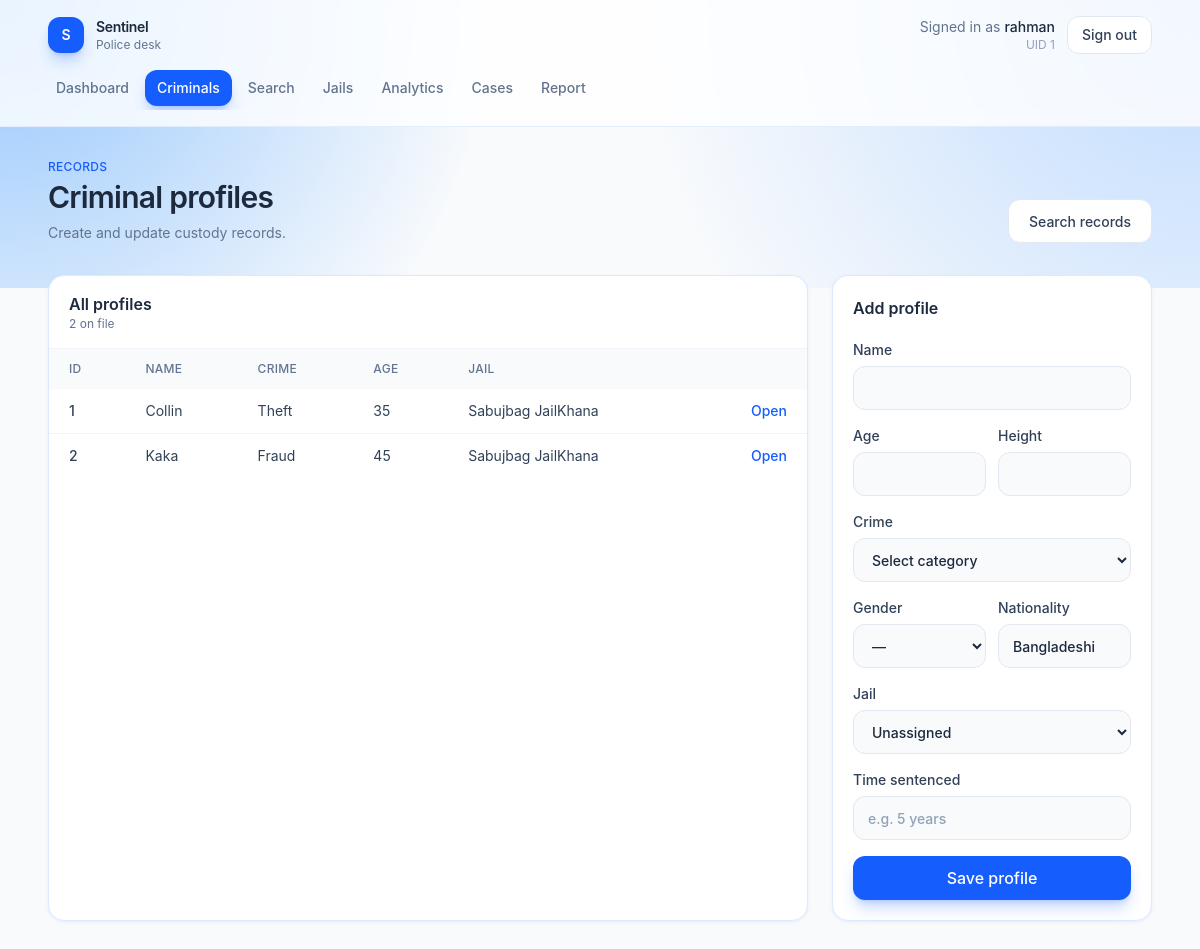
Before: /criminals (signed in) with the older database file.
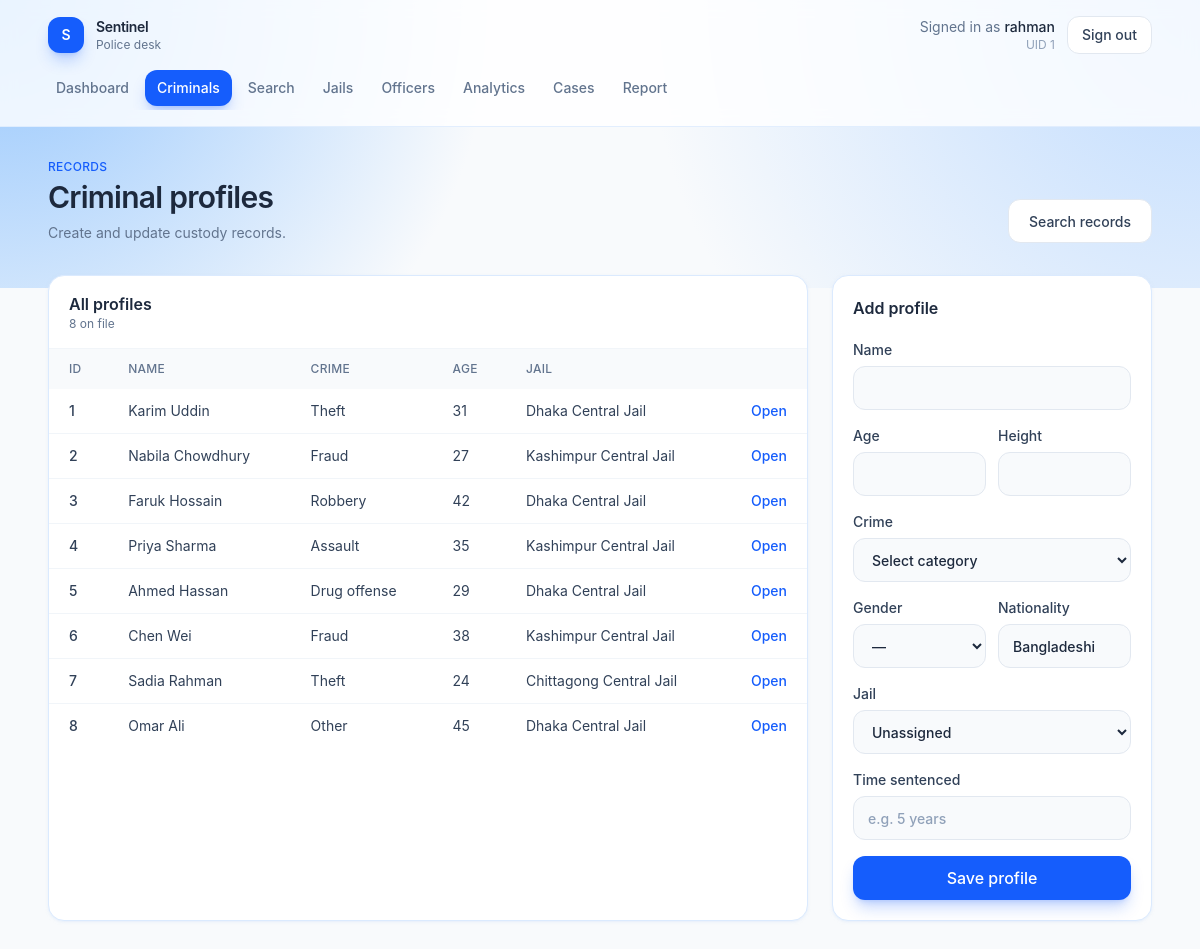
After: the same page with the newer database file.
### tables this page shows
CREATE TABLE Criminal (
    CID INTEGER PRIMARY KEY,
    Name TEXT NOT NULL,
    Age INTEGER,
    Crime TEXT,
    Height REAL,
    Gender TEXT,
    Nationality TEXT,
    JID INTEGER,
    time_sentenced TEXT,
    FOREIGN KEY (JID) REFERENCES Jail(JID)
);

CREATE TABLE Jail (
    JID INTEGER PRIMARY KEY,
    Name TEXT NOT NULL,
    Location TEXT,
    Capacity INTEGER
);

### app.py (the view, shortened to what this page needs)
@app.route("/criminals", methods=["GET", "POST"])
def criminals():
    if not check_login():
            return redirect("/login")
    if session.get("role") != "police":
        return redirect("/search")
    if request.method == "GET":
        db = get_db()
        criminal = db.execute("SELECT c.CID, c.Name, c.Age, c.Crime, c.Gender, c.Nationality, j.Name as jail_name, c.time_sentenced FROM CRIMINAL c LEFT JOIN JAIL j ON c.JID = j.JID").fetchall()
        jail = db.execute("SELECT * FROM JAIL").fetchall()
        return render_template("criminals.html", criminals=criminal, jails=jail)

### app.py (called while the page is built)
def get_db():
    if "db" not in g:
        g.db = sqlite3.connect(app.config["DATABASE"])
        g.db.row_factory = sqlite3.Row
    return g.db

def check_login():
    if session.get("loggedin_UID") is None:
        return False
    return True

@app.context_processor
def inject_current_user():
    uid = session.get("loggedin_UID")
    if not uid:
        return {"user_name": "Guest"}
    name = session.get("name")
    if not name:
        db = get_db()
        row = db.execute("SELECT name FROM USER WHERE UID = ?", (uid,)).fetchone()
        name = row["name"] if row else "Guest"
        session["name"] = name
    return {"user_name": name}

@app.after_request
def disable_cache(response):
    response.headers["Cache-Control"] = "no-store, no-cache, must-revalidate, max-age=0"
    response.headers["Pragma"] = "no-cache"
    response.headers["Expires"] = "0"
    return response

### templates/criminals.html (shortened to what the changed rows need)
{% extends "app.html" %}
{% set criminals = criminals if criminals is defined else [
    {"CID": 101, "Name": "Karim Uddin", "Age": 31, "Crime": "Theft", "Gender": "M", "Nationality": "Bangladeshi", "jail_name": "Dhaka Central", "time_sentenced": "5 years"},
    {"CID": 102, "Name": "Nabila Chowdhury", "Age": 27, "Crime": "Fraud", "Gender": "F", "Nationality": "Bangladeshi", "jail_name": "Kashimpur", "time_sentenced": "3 years"},
    {"CID": 103, "Name": "Faruk Hossain", "Age": 42, "Crime": "Robbery", "Gender": "M", "Nationality": "Bangladeshi", "jail_name": "Dhaka Central", "time_sentenced": "8 years"},
] %}
{% set jails = jails if jails is defined else [
    {"JID": 1, "Name": "Dhaka Central Jail"},
    {"JID": 2, "Name": "Kashimpur Central Jail"},
] %}
{% block page %}
<div class="mb-8 flex flex-col gap-4 sm:flex-row sm:items-end sm:justify-between">
    <div>
        <h1 class="mt-1 text-3xl font-semibold tracking-tight text-slate-800">Criminal profiles</h1>
    </div>
</div>
<div class="grid gap-6 lg:grid-cols-[minmax(0,1fr)_20rem]">
    <article class="overflow-hidden rounded-2xl border border-blue-100 bg-white shadow-sm shadow-blue-100/50">
        <div class="border-b border-slate-100 px-5 py-4">
            <h2 class="font-semibold text-slate-800">All profiles</h2>
            <p class="text-xs text-slate-500">{{ criminals|length }} on file</p>
        </div>
        {% if criminals %}
        <div class="overflow-x-auto">
            <table class="w-full text-left text-sm">
                <thead class="bg-slate-50 text-xs uppercase tracking-wide text-slate-500">
                    <tr>
                        <th class="px-5 py-3 font-medium">ID</th>
                        <th class="px-5 py-3 font-medium">Name</th>
                        <th class="px-5 py-3 font-medium">Crime</th>
                        <th class="px-5 py-3 font-medium">Age</th>
                        <th class="px-5 py-3 font-medium">Jail</th>
                        <th class="px-5 py-3 font-medium"></th>
                    </tr>
                </thead>
                <tbody class="divide-y divide-slate-100">
                    {% for criminal in criminals %}
                    <tr class="text-slate-700">
                        <td class="px-5 py-3 font-medium">{{ criminal.CID }}</td>
                        <td class="px-5 py-3">{{ criminal.Name }}</td>
                        <td class="px-5 py-3">{{ criminal.Crime or "—" }}</td>
                        <td class="px-5 py-3">{{ criminal.Age or "—" }}</td>
                        <td class="px-5 py-3">{{ criminal.jail_name or "—" }}</td>
                        <td class="px-5 py-3 text-right">
                            <a href="{{ url_for('criminal_detail', cid=criminal.CID) }}" class="font-medium text-blue-600 hover:text-blue-700">Open</a>
                        </td>
                    </tr>
                    {% endfor %}
                </tbody>
            </table>
        </div>
        {% else %}
        <div class="px-5 py-10 text-center text-sm text-slate-500">No criminal profiles yet.</div>
        {% endif %}
    </article>
    <article class="h-fit rounded-2xl border border-blue-100 bg-white p-5 shadow-sm shadow-blue-100/50">
        <h2 class="font-semibold text-slate-800">Add profile</h2>
    </article>
</div>
{% endblock %}

Changed rows visible on the page:
changed Criminal id 1: Name "Collin" → "Karim Uddin"; Age "35" → "31"; Name "Sabujbag JailKhana" → "Dhaka Central Jail"
changed Criminal id 2: Name "Kaka" → "Nabila Chowdhury"; Age "45" → "27"; Name "Sabujbag JailKhana" → "Kashimpur Central Jail"
added Criminal: CID "3", Name "Faruk Hossain", Crime "Robbery", Age "42", Name "Dhaka Central Jail"
added Criminal: CID "4", Name "Priya Sharma", Crime "Assault", Age "35", Name "Kashimpur Central Jail"
added Criminal: CID "5", Name "Ahmed Hassan", Crime "Drug offense", Age "29", Name "Dhaka Central Jail"
added Criminal: CID "6", Name "Chen Wei", Crime "Fraud", Age "38", Name "Kashimpur Central Jail"
added Criminal: CID "7", Name "Sadia Rahman", Crime "Theft", Age "24", Name "Chittagong Central Jail"
added Criminal: CID "8", Name "Omar Ali", Crime "Other", Age "45", Name "Dhaka Central Jail"
Other visible differences:
{{ label }}: "Dashboard Criminals Search Jails Analytics Cases Report" → "Dashboard Criminals Search Jails Officers Analytics Cases Report"
{{ criminals|length }}: "2" → "8"
